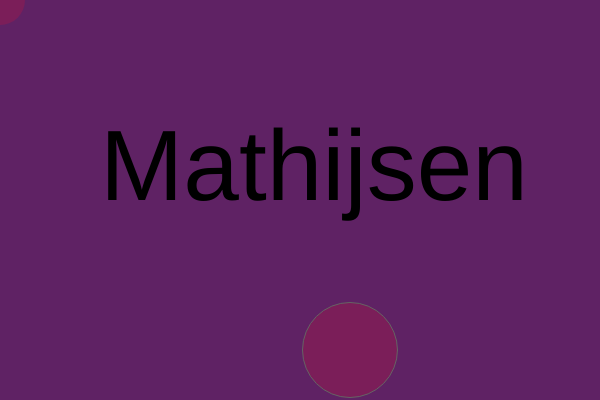
Frame 1 (no input)
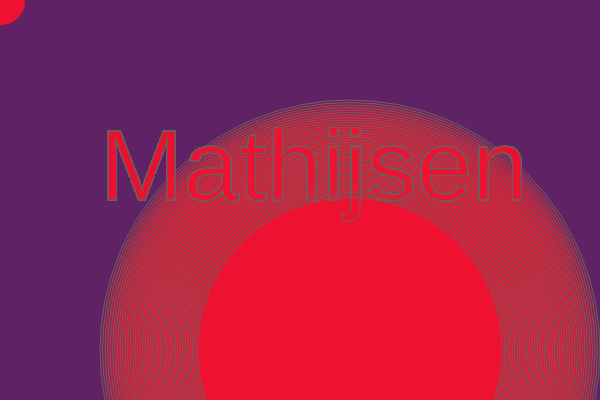
Frame 60 (no input)
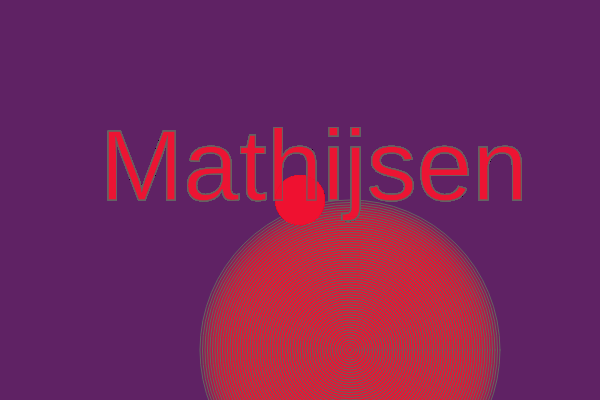
Frame 120 (the mouse pressed at the canvas centre since frame 60)

The p5.js sketch that drew these frames (run headless with seeded random() and noise() and a simulated clock; from frame 60 on, the mouse is pressed at the canvas centre):

// p5.js sketch
// ── sketch.js
var y = 100;
var x = 100;

function setup() {
 createCanvas(600,400);
 background(95,34,100);
}

function draw() {



  textSize(100);
  text('Mathijsen', 100,200 );


  noStroke();
  fill(240,20,50,50);
  ellipse(mouseX, mouseY, 50,50);

  stroke (100);
  y=y-5;
  if(y<0){
    y=500;
    }

    x=x-5;
    if(x<0){
      x=500;
}

    ellipse(350,350,x,y)

}
function mousePressed() {
  background(95,34,100);

  }
